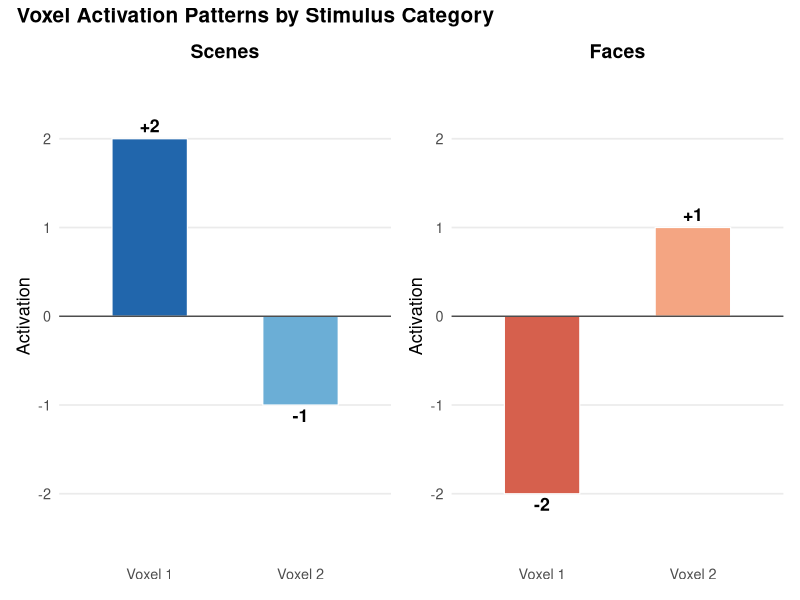

The R script that drew this image:
## ---- chunk 1
#| warning: false
#| fig-width: 8
#| fig-height: 5

library(ggplot2)
library(patchwork)

# Shared y-axis limits
ylims <- c(-2.5, 2.5)

# --- Scenes plot ---
scenes_data <- data.frame(
  Voxel      = c("Voxel 1", "Voxel 2"),
  Activation = c(2, -1)
)

p_scenes <- ggplot(scenes_data, aes(x = Voxel, y = Activation, fill = Voxel)) +
  geom_col(width = 0.5, color = "white", linewidth = 0.4) +
  geom_hline(yintercept = 0, color = "grey30", linewidth = 0.5) +
  geom_text(
    aes(
      label = ifelse(Activation >= 0, paste0("+", Activation), Activation),
      vjust = ifelse(Activation >= 0, -0.5, 1.3)
    ),
    size = 4.5, fontface = "bold"
  ) +
  scale_fill_manual(values = c("Voxel 1" = "#2166ac", "Voxel 2" = "#6baed6")) +
  scale_y_continuous(limits = ylims, breaks = seq(-2, 2, 1)) +
  labs(title = "Scenes", x = NULL, y = "Activation") +
  theme_minimal(base_size = 13) +
  theme(
    plot.title      = element_text(face = "bold", size = 14, hjust = 0.5),
    legend.position = "none",
    panel.grid.major.x = element_blank(),
    panel.grid.minor   = element_blank()
  )

# --- Faces plot ---
faces_data <- data.frame(
  Voxel      = c("Voxel 1", "Voxel 2"),
  Activation = c(-2, 1)
)

p_faces <- ggplot(faces_data, aes(x = Voxel, y = Activation, fill = Voxel)) +
  geom_col(width = 0.5, color = "white", linewidth = 0.4) +
  geom_hline(yintercept = 0, color = "grey30", linewidth = 0.5) +
  geom_text(
    aes(
      label = ifelse(Activation >= 0, paste0("+", Activation), Activation),
      vjust = ifelse(Activation >= 0, -0.5, 1.3)
    ),
    size = 4.5, fontface = "bold"
  ) +
  scale_fill_manual(values = c("Voxel 1" = "#d6604d", "Voxel 2" = "#f4a582")) +
  scale_y_continuous(limits = ylims, breaks = seq(-2, 2, 1)) +
  labs(title = "Faces", x = NULL, y = "Activation") +
  theme_minimal(base_size = 13) +
  theme(
    plot.title      = element_text(face = "bold", size = 14, hjust = 0.5),
    legend.position = "none",
    panel.grid.major.x = element_blank(),
    panel.grid.minor   = element_blank()
  )

# Combine side by side
p_scenes + p_faces +
  plot_annotation(
    title    = "Voxel Activation Patterns by Stimulus Category",
#    subtitle = "Scenes and Faces produce opposite (opponent) activation patterns",
    theme = theme(
      plot.title    = element_text(face = "bold", size = 15),
      plot.subtitle = element_text(color = "grey40", size = 11)
    )
  )
